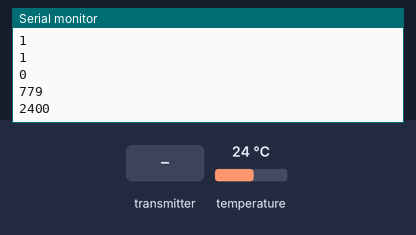
A sketch run on a simulated Arduino Uno, built with avr-gcc and run on an emulated ATmega328P. Shown: the last lines printed to the serial monitor. The inputs (shaded band) are chosen by the test bench; at power-on: temperature 24 °C. No radio packets arrive unless stated.

Above: at 1.6 s.
1.7 s: the transmitter starts sending deviceId = 0
At 1.96 s:
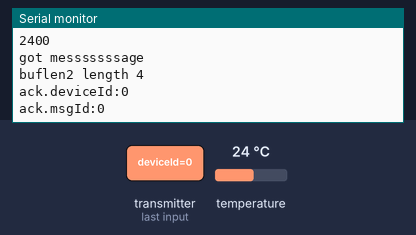
3.2 s: the transmitter starts sending msgId = 1
At 3.77 s:
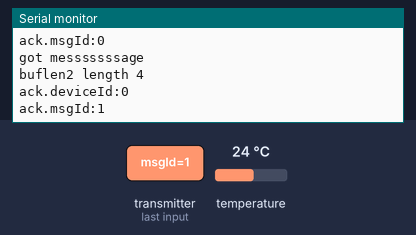
4.7 s: the transmitter starts sending deviceId = 1
Timing chart, 0 to 7.7 s (numbered marks = the images above; inputs shaded):
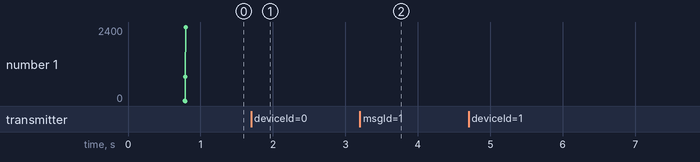

Measured:
- after the input at 1.7 s, the serial monitor: prints a new line at once (image 1)
- after the input at 3.2 s, the serial monitor: prints a new line after 0.36 s (image 2)

The sketch:

home_1_ard1_new.ino
```cpp
#include <VirtualWire.h>

//#include <EasyTransferVirtualWire.h>
#include <OneWire.h>

#include <DallasTemperature.h>

#define ONE_WIRE_BUS 2

OneWire oneWire(ONE_WIRE_BUS);

DallasTemperature sensors(&oneWire);

int ROOM_ID = 1;
int ARDUINO_ID = 1;
int dallasTempSensorId = 1;
int vw_data_speed = 2000;
int msgId = 0;
int waitTimeAck = 5000;
int delayTime = 300;

typedef struct {
  int           roomId; 		//node ID (1xx, 2xx, 3xx);  1xx = basement, 2xx = main floor, 3xx = outside
  int		deviceId;		//sensor ID (2, 3, 4, 5)
  int           sensorId;
  int           msgId;
  unsigned long data1_millisecs; 		//uptime in ms
  int           data2;   	        //sensor data?
  int           data2_factor;
  int		data3;		//battery condition?
  int           data3_factor;
} msg_t;
msg_t message;

// Acknowledge message type
typedef struct {
  int deviceId;
  int msgId;
} ack_t;
ack_t ack;


void initVirtualWire(){
  Serial.println("Init VirtualWire");
 vw_set_tx_pin(3);
  vw_set_rx_pin(4);
  vw_setup(2000);
  vw_rx_start();


}

void setup() {
  Serial.begin(9600);
  message.roomId = ROOM_ID;
  message.deviceId = ARDUINO_ID;
  initDallasTemp();
  initVirtualWire();
}


void loop() {
  sendDallasTemp();

  delay(10000);

}

void sendDallasTemp(){

  message.sensorId = dallasTempSensorId;
  // Temperature
  sensors.requestTemperatures();
  float temp = sensors.getTempCByIndex(0);
  message.data1_millisecs = millis();
  message.data2 = (temp*100);
  message.data2_factor = 100;
  message.data3 = 0;

  Serial.println(message.roomId);
  Serial.println(message.deviceId);
  Serial.println(message.sensorId);
  Serial.println(message.msgId);
  Serial.println(message.data1_millisecs);
  Serial.println(message.data2);

//  vw_send((uint8_t *)&message, sizeof(message));
//  vw_wait_tx();

   send();

 // vw_wait_rx_max(300);
 // uint8_t statys = vw_get_message(uint8_t* buf, uint8_t* len);

}

void send(){
  // Send message and receive acknowledgement

  uint8_t len;

  do {
    msgId ++;
  message.msgId = msgId;
    uint8_t buflen = VW_MAX_MESSAGE_LEN;
  uint8_t buf[VW_MAX_MESSAGE_LEN];
    vw_send((uint8_t *)&message, sizeof(message));
    vw_wait_tx();


    //vw_wait_rx_max(waitTimeAck);
//vw_wait_rx();
   //Serial.print("buf ");
   // Serial.println( (char*) buf);

    //vw_get_message(buf, &buflen);

    uint8_t buf2[VW_MAX_MESSAGE_LEN];
    uint8_t buflen2 = VW_MAX_MESSAGE_LEN;

    vw_wait_rx();
    if (vw_get_message(buf2, &buflen2)) // Non-blocking
    {
      Serial.println("got messsssssage");
      Serial.print("buflen2 length ");
      Serial.println(buflen2);

        if (buflen2 == sizeof(ack_t)){
          memcpy( &ack, buf2, sizeof(ack));
          Serial.print("ack.deviceId:");
          Serial.println(ack.deviceId);
          Serial.print("ack.msgId:");
          Serial.println(ack.msgId);
        }
    } else {
       Serial.println("Got no message");
    }

//    vw_get_message(buf, &buflen);
//    memcpy( &ack, buf, sizeof(ack));
    //memcpy( &msg, buf, sizeof(msg));


    //len = rx.recv(&ack, sizeof(ack), 64);
    //}
    delay(300);
  } while ((ack.msgId != message.msgId) || (ack.deviceId != message.deviceId));

}


void initDallasTemp(){
  sensors.begin();
}
```
